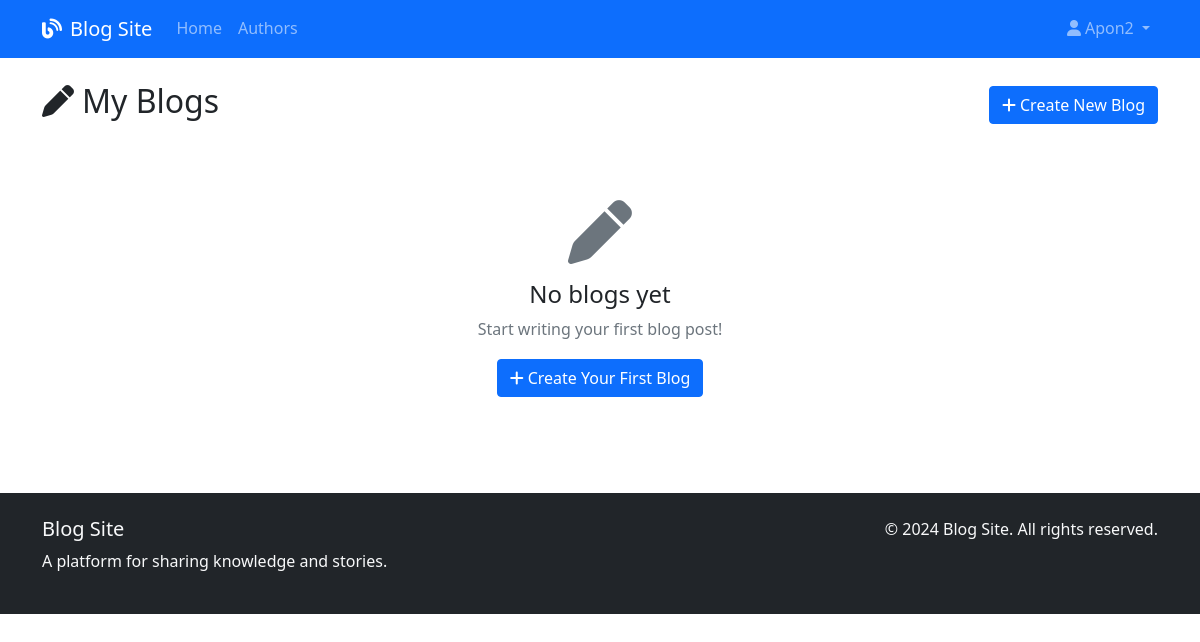
/my-blogs/ (signed in), run on an earlier commit of the app's database.
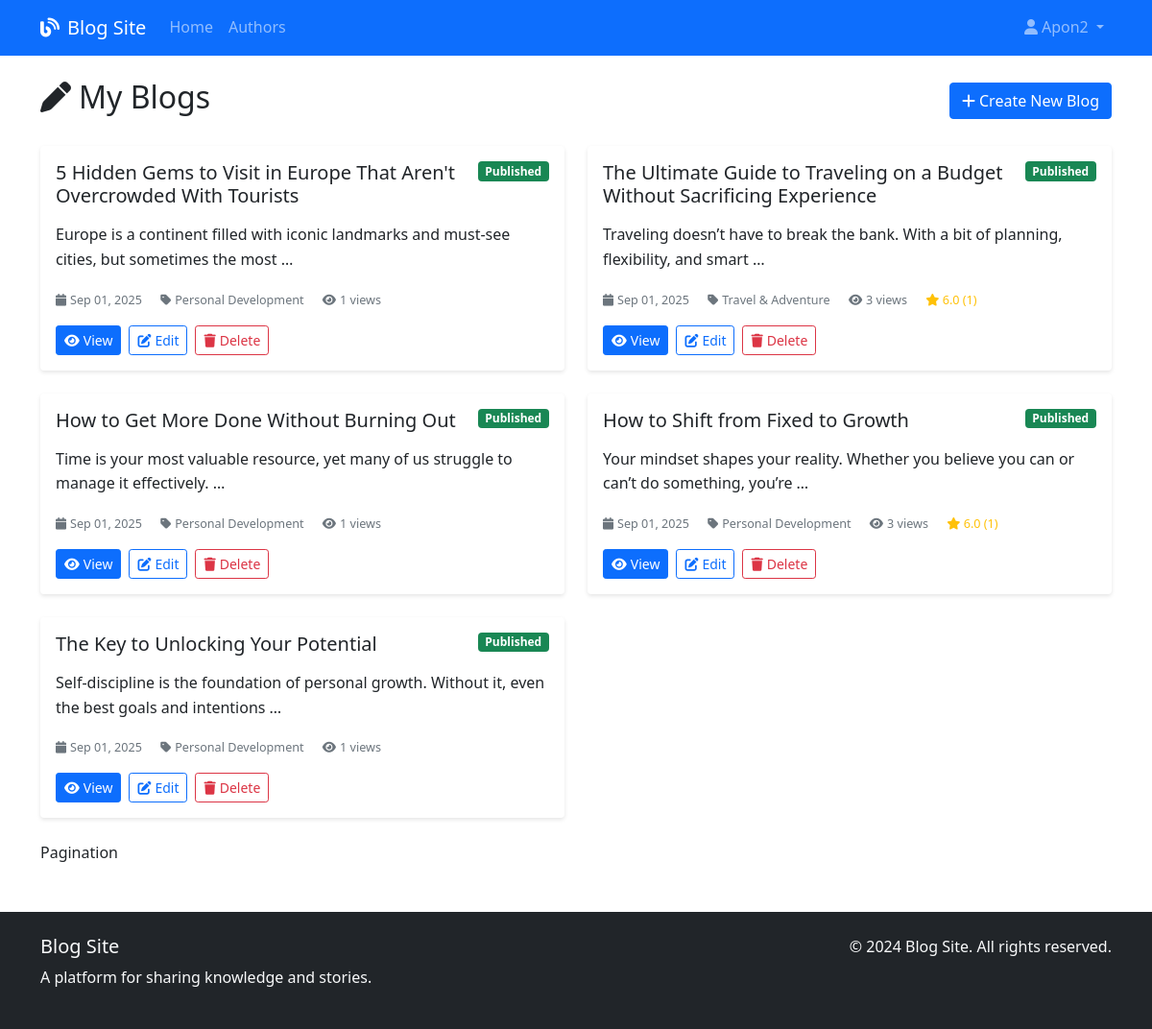
And on a later commit of the database.
### blog/models.py (models this page shows, shortened)
class Blog(models.Model):
    STATUS_CHOICES = (
        ('published', 'Published'),
    )
    title = models.CharField(max_length=200)
    slug = models.SlugField(max_length=200, unique=True)
    author = models.ForeignKey(User, on_delete=models.CASCADE, related_name='blogs')
    body = models.TextField()
    category = models.ForeignKey(Category, on_delete=models.SET_NULL, null=True, blank=True)
    status = models.CharField(max_length=10, choices=STATUS_CHOICES, default='draft')
    featured_image = models.ImageField(upload_to='blog_images/', blank=True, null=True)
    created_at = models.DateTimeField(default=timezone.now)
    updated_at = models.DateTimeField(auto_now=True)
    views = models.PositiveIntegerField(default=0)
    class Meta:
        ordering = ['-created_at']
    def get_absolute_url(self):
        return reverse('blog:detail', kwargs={'slug': self.slug})
    def get_average_rating(self):
        ratings = self.ratings.all()
        if ratings:
            return sum([rating.score for rating in ratings]) / len(ratings)
        return 0
    def get_rating_count(self):
        return self.ratings.count()

class Category(models.Model):
    name = models.CharField(max_length=100, unique=True)
    description = models.TextField(blank=True)
    created_at = models.DateTimeField(default=timezone.now)
    class Meta:
        verbose_name_plural = "Categories"

class Rating(models.Model):
    blog = models.ForeignKey(Blog, on_delete=models.CASCADE, related_name='ratings')
    user = models.ForeignKey(User, on_delete=models.CASCADE)
    score = models.IntegerField(validators=[MinValueValidator(0), MaxValueValidator(6)])
    created_at = models.DateTimeField(default=timezone.now)
    class Meta:
        unique_together = ('blog', 'user')

### blog/views.py (the view)
# urls.py: path('my-blogs/', views.my_blogs_view, name='my_blogs'),
@login_required
def my_blogs_view(request):
    if request.user.role not in ['author', 'admin']:
        messages.error(request, 'You need to be an author to access this page.')
        return redirect('blog:home')
    blogs = Blog.objects.filter(author=request.user).order_by('-created_at')
    paginator = Paginator(blogs, 10)
    page_number = request.GET.get('page')
    page_obj = paginator.get_page(page_number)
    return render(request, 'blog/my_blogs.html', {'page_obj': page_obj})

### templates/blog/my_blogs.html (shortened to what this page needs)
{% extends 'base.html' %}
{% block content %}
<div class="d-flex justify-content-between align-items-center mb-4">
    <h2><i class="fas fa-pen me-2"></i>My Blogs</h2>
    <a href="{% url 'blog:create' %}" class="btn btn-primary">
        <i class="fas fa-plus me-1"></i>Create New Blog
    </a>
</div>
{% if page_obj %}
    <div class="row">
        {% for blog in page_obj %}
            <div class="col-md-6 mb-4">
                <div class="card blog-card">
                    <div class="card-body">
                        <div class="d-flex justify-content-between align-items-start mb-2">
                            <h5 class="card-title">{{ blog.title }}</h5>
                            <span class="badge {% if blog.status == 'published' %}bg-success{% else %}bg-warning{% endif %}">
                                {{ blog.get_status_display }}
                            </span>
                        </div>
                        <p class="card-text">{{ blog.body|truncatewords:15 }}</p>
                        <div class="blog-meta mb-3">
                            <small class="text-muted">
                                <i class="fas fa-calendar me-1"></i>{{ blog.created_at|date:"M d, Y" }}
                                {% if blog.category %}
                                    <i class="fas fa-tag ms-3 me-1"></i>{{ blog.category.name }}
                                {% endif %}
                                <i class="fas fa-eye ms-3 me-1"></i>{{ blog.views }} views
                                {% if blog.get_rating_count > 0 %}
                                    <span class="rating-stars ms-3">
                                        <i class="fas fa-star"></i> {{ blog.get_average_rating|floatformat:1 }}
                                        ({{ blog.get_rating_count }})
                                    </span>
                                {% endif %}
                            </small>
                        </div>
                        <div class="d-flex gap-2">
                            {% if blog.status == 'published' %}
                                <a href="{{ blog.get_absolute_url }}" class="btn btn-primary btn-sm">
                                    <i class="fas fa-eye me-1"></i>View
                                </a>
                            {% endif %}
                            <a href="{% url 'blog:edit' blog.slug %}" class="btn btn-outline-primary btn-sm">
                                <i class="fas fa-edit me-1"></i>Edit
                            </a>
                            <a href="{% url 'blog:delete' blog.slug %}" class="btn btn-outline-danger btn-sm">
                                <i class="fas fa-trash me-1"></i>Delete
                            </a>
                        </div>
                    </div>
                </div>
            </div>
        {% endfor %}
    </div>
     Pagination
{% else %}
    <div class="text-center py-5">
        <i class="fas fa-pen fa-4x text-muted mb-3"></i>
        <h4>No blogs yet</h4>
        <p class="text-muted">Start writing your first blog post!</p>
        <a href="{% url 'blog:create' %}" class="btn btn-primary">
            <i class="fas fa-plus me-1"></i>Create Your First Blog
        </a>
    </div>
{% endif %}
{% endblock %}

What changed in the data, as far as the page shows it:
added Blog: title "5 Hidden Gems to Visit in Europe That Aren't Overcrowded With Tourists", status "Published", body "Europe is a continent filled with iconic landmarks and must-see cities, but sometimes the most …", created_at "Sep 01, 2025", category.name "Personal Development", views "1"
added Blog: title "The Ultimate Guide to Traveling on a Budget Without Sacrificing Experience", status "Published", body "Traveling doesn’t have to break the bank. With a bit of planning, flexibility, and smart …", created_at "Sep 01, 2025", category.name "Travel & Adventure", views "3", get_average_rating "6.0", get_rating_count "1"
added Blog: title "How to Get More Done Without Burning Out", status "Published", body "Time is your most valuable resource, yet many of us struggle to manage it effectively. …", created_at "Sep 01, 2025", category.name "Personal Development", views "1"
added Blog: title "How to Shift from Fixed to Growth", status "Published", body "Your mindset shapes your reality. Whether you believe you can or can’t do something, you’re …", created_at "Sep 01, 2025", category.name "Personal Development", views "3", get_average_rating "6.0", get_rating_count "1"
added Blog: title "The Key to Unlocking Your Potential", status "Published", body "Self-discipline is the foundation of personal growth. Without it, even the best goals and intentions …", created_at "Sep 01, 2025", category.name "Personal Development", views "1"
Also different on the page:
text no longer shown: "No blogs yet Start writing your first blog post! Create Your First Blog"
text now shown: "Pagination"
